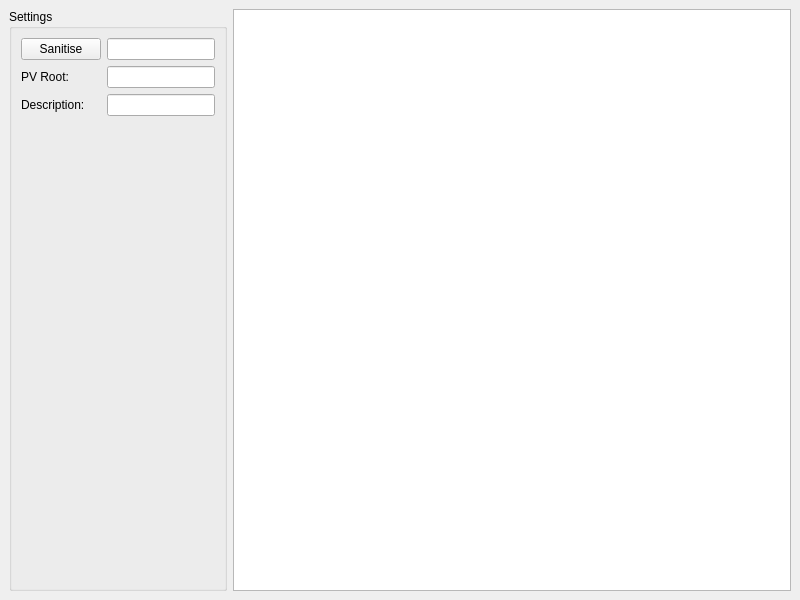
<?xml version="1.0" encoding="UTF-8"?>
<ui version="4.0">
 <class>generator</class>
 <widget class="QMainWindow" name="generator">
  <property name="geometry">
   <rect>
    <x>0</x>
    <y>0</y>
    <width>800</width>
    <height>600</height>
   </rect>
  </property>
  <property name="windowTitle">
   <string>generator</string>
  </property>
  <widget class="QWidget" name="centralwidget">
   <layout class="QHBoxLayout" name="horizontalLayout">
    <item>
     <widget class="QGroupBox" name="groupBox">
      <property name="title">
       <string>Settings</string>
      </property>
      <layout class="QGridLayout" name="gridLayout">
       <item row="3" column="1">
        <spacer name="verticalSpacer">
         <property name="orientation">
          <enum>Qt::Vertical</enum>
         </property>
         <property name="sizeHint" stdset="0">
          <size>
           <width>20</width>
           <height>40</height>
          </size>
         </property>
        </spacer>
       </item>
       <item row="0" column="0">
        <widget class="QPushButton" name="btnSanitise">
         <property name="text">
          <string>Sanitise</string>
         </property>
        </widget>
       </item>
       <item row="1" column="1">
        <widget class="QLineEdit" name="txtPvRoot">
         <property name="sizePolicy">
          <sizepolicy hsizetype="Preferred" vsizetype="Fixed">
           <horstretch>0</horstretch>
           <verstretch>0</verstretch>
          </sizepolicy>
         </property>
        </widget>
       </item>
       <item row="0" column="1">
        <widget class="QLineEdit" name="txtRawJira">
         <property name="sizePolicy">
          <sizepolicy hsizetype="Preferred" vsizetype="Fixed">
           <horstretch>0</horstretch>
           <verstretch>0</verstretch>
          </sizepolicy>
         </property>
        </widget>
       </item>
       <item row="1" column="0">
        <widget class="QLabel" name="label">
         <property name="text">
          <string>PV Root:</string>
         </property>
        </widget>
       </item>
       <item row="2" column="0">
        <widget class="QLabel" name="label_2">
         <property name="text">
          <string>Description:</string>
         </property>
        </widget>
       </item>
       <item row="2" column="1">
        <widget class="QLineEdit" name="txtDescription">
         <property name="sizePolicy">
          <sizepolicy hsizetype="Preferred" vsizetype="Fixed">
           <horstretch>0</horstretch>
           <verstretch>0</verstretch>
          </sizepolicy>
         </property>
        </widget>
       </item>
      </layout>
     </widget>
    </item>
    <item>
     <widget class="QTableView" name="tableView"/>
    </item>
   </layout>
  </widget>
 </widget>
 <resources/>
 <connections/>
</ui>
